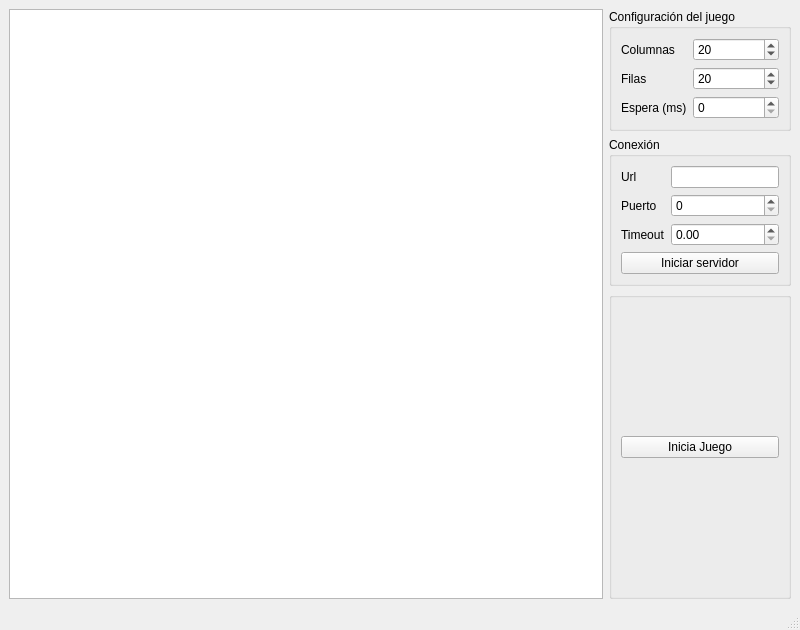
<?xml version="1.0" encoding="UTF-8"?>
<ui version="4.0">
 <class>MainWindow</class>
 <widget class="QMainWindow" name="MainWindow">
  <property name="geometry">
   <rect>
    <x>0</x>
    <y>0</y>
    <width>800</width>
    <height>630</height>
   </rect>
  </property>
  <property name="windowTitle">
   <string>Servidor</string>
  </property>
  <widget class="QWidget" name="centralwidget">
   <layout class="QGridLayout" name="gridLayout">
    <item row="0" column="0" rowspan="3">
     <widget class="QTableWidget" name="table_widget_board">
      <property name="verticalScrollBarPolicy">
       <enum>Qt::ScrollBarAlwaysOff</enum>
      </property>
      <property name="horizontalScrollBarPolicy">
       <enum>Qt::ScrollBarAlwaysOff</enum>
      </property>
      <property name="rowCount">
       <number>0</number>
      </property>
      <property name="columnCount">
       <number>0</number>
      </property>
      <attribute name="horizontalHeaderVisible">
       <bool>false</bool>
      </attribute>
      <attribute name="horizontalHeaderDefaultSectionSize">
       <number>28</number>
      </attribute>
      <attribute name="horizontalHeaderMinimumSectionSize">
       <number>0</number>
      </attribute>
      <attribute name="verticalHeaderVisible">
       <bool>false</bool>
      </attribute>
      <attribute name="verticalHeaderDefaultSectionSize">
       <number>28</number>
      </attribute>
      <attribute name="verticalHeaderMinimumSectionSize">
       <number>0</number>
      </attribute>
     </widget>
    </item>
    <item row="2" column="1">
     <widget class="QGroupBox" name="groupBox_ininiarjuego">
      <property name="title">
       <string/>
      </property>
      <layout class="QHBoxLayout" name="horizontalLayout">
       <item>
        <widget class="QPushButton" name="pushButton">
         <property name="sizePolicy">
          <sizepolicy hsizetype="Minimum" vsizetype="Maximum">
           <horstretch>0</horstretch>
           <verstretch>0</verstretch>
          </sizepolicy>
         </property>
         <property name="text">
          <string>Inicia Juego</string>
         </property>
        </widget>
       </item>
      </layout>
     </widget>
    </item>
    <item row="1" column="1">
     <widget class="QGroupBox" name="groupBox_conexion">
      <property name="sizePolicy">
       <sizepolicy hsizetype="Maximum" vsizetype="Maximum">
        <horstretch>0</horstretch>
        <verstretch>0</verstretch>
       </sizepolicy>
      </property>
      <property name="title">
       <string>Conexión</string>
      </property>
      <layout class="QFormLayout" name="formLayout">
       <item row="0" column="0">
        <widget class="QLabel" name="label_url">
         <property name="text">
          <string>Url</string>
         </property>
        </widget>
       </item>
       <item row="0" column="1">
        <widget class="QLineEdit" name="line_url"/>
       </item>
       <item row="1" column="0">
        <widget class="QLabel" name="label_puerto_servidor">
         <property name="text">
          <string>Puerto</string>
         </property>
        </widget>
       </item>
       <item row="1" column="1">
        <widget class="QSpinBox" name="spin_puerto_servidor"/>
       </item>
       <item row="2" column="0">
        <widget class="QLabel" name="label_timeout">
         <property name="text">
          <string>Timeout</string>
         </property>
        </widget>
       </item>
       <item row="2" column="1">
        <widget class="QDoubleSpinBox" name="SpinBox_timeout"/>
       </item>
       <item row="3" column="0" colspan="2">
        <widget class="QPushButton" name="iniciar_servidor">
         <property name="text">
          <string>Iniciar servidor</string>
         </property>
        </widget>
       </item>
      </layout>
     </widget>
    </item>
    <item row="0" column="1">
     <widget class="QGroupBox" name="groupBox_configuracion">
      <property name="sizePolicy">
       <sizepolicy hsizetype="Ignored" vsizetype="Maximum">
        <horstretch>0</horstretch>
        <verstretch>0</verstretch>
       </sizepolicy>
      </property>
      <property name="title">
       <string>Configuración del juego</string>
      </property>
      <layout class="QFormLayout" name="formLayout_2">
       <item row="0" column="0">
        <widget class="QLabel" name="label_columas">
         <property name="text">
          <string>Columnas</string>
         </property>
        </widget>
       </item>
       <item row="0" column="1">
        <widget class="QSpinBox" name="spin_columnas">
         <property name="value">
          <number>20</number>
         </property>
        </widget>
       </item>
       <item row="1" column="0">
        <widget class="QLabel" name="label_filas">
         <property name="text">
          <string>Filas</string>
         </property>
        </widget>
       </item>
       <item row="1" column="1">
        <widget class="QSpinBox" name="spin_filas">
         <property name="value">
          <number>20</number>
         </property>
        </widget>
       </item>
       <item row="2" column="0">
        <widget class="QLabel" name="label_espera">
         <property name="text">
          <string>Espera (ms)</string>
         </property>
        </widget>
       </item>
       <item row="2" column="1">
        <widget class="QSpinBox" name="spinBox_espera"/>
       </item>
      </layout>
     </widget>
    </item>
   </layout>
  </widget>
  <widget class="QMenuBar" name="menubar">
   <property name="geometry">
    <rect>
     <x>0</x>
     <y>0</y>
     <width>800</width>
     <height>19</height>
    </rect>
   </property>
  </widget>
  <widget class="QStatusBar" name="statusbar"/>
 </widget>
 <resources/>
 <connections/>
</ui>
